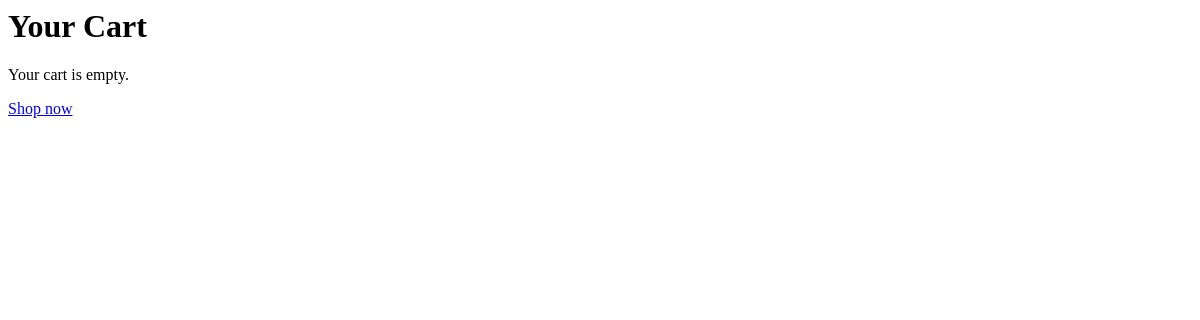
/cart/ (signed in), run on an earlier commit of the app's database.
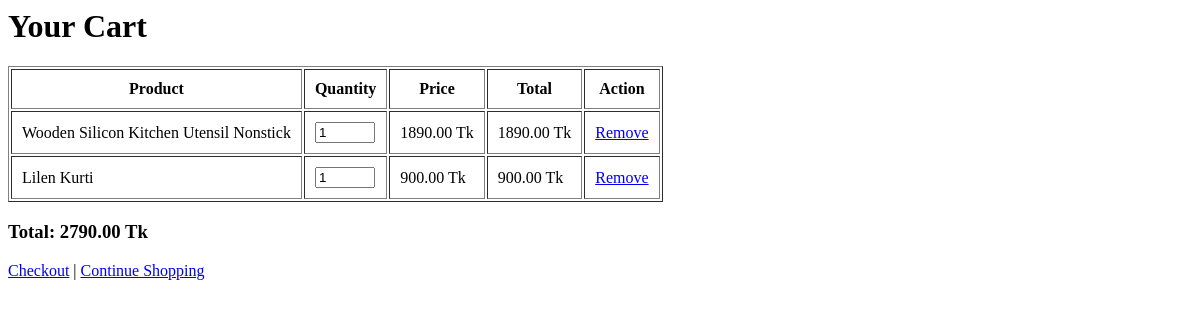
And on a later commit of the database.
### store/models.py (models this page shows, shortened)
class CartItem(models.Model):
    user = models.ForeignKey(User, on_delete=models.CASCADE)
    product = models.ForeignKey(Product, on_delete=models.CASCADE)
    quantity = models.PositiveIntegerField(default=1)
    def total_price(self):
        return self.product.price * self.quantity

class Product(models.Model):
    name = models.CharField(max_length=200)
    price = models.DecimalField(max_digits=10, decimal_places=2)
    category = models.ForeignKey(Category, on_delete=models.CASCADE, related_name='products', null=True, blank=True)
    description = models.TextField(blank=True)
    image = models.ImageField(upload_to='products/', blank=True, null=True)  # ✅ নতুন লাইন

### store/views.py (the view)
# urls.py: path('cart/', views.view_cart, name='view_cart'),
@login_required
def view_cart(request):
    cart_items = CartItem.objects.filter(user=request.user)
    total = sum(item.total_price() for item in cart_items)
    return render(request, 'store/cart.html', {'cart_items': cart_items, 'total': total})

### store/templates/store/cart.html (shortened to what this page needs)
<h1>Your Cart</h1>
{% if cart_items %}
<table border="1" cellpadding="10">
    <tr>
        <th>Product</th>
        <th>Quantity</th>
        <th>Price</th>
        <th>Total</th>
        <th>Action</th>
    </tr>
    {% for item in cart_items %}
    <tr>
        <td>{{ item.product.name }}</td>
        <td>
            <input type="number" class="quantity-input" data-cart-item-id="{{ item.id }}" value="{{ item.quantity }}" min="1" style="width: 60px;">
        </td>
        <td>{{ item.product.price }} Tk</td>
        <td class="item-total">{{ item.total_price }} Tk</td>
        <td>
          <a href="{% url 'remove_from_cart' item.id %}" onclick="return confirm('Are you sure you want to remove this item?');">Remove</a>
        </td>
    </tr>
    {% endfor %}
</table>
<h3 id="cart-total">Total: {{ total }} Tk</h3>
<a href="{% url 'checkout' %}">Checkout</a> | <a href="{% url 'home' %}">Continue Shopping</a>
{% else %}
<p>Your cart is empty.</p>
<a href="{% url 'home' %}">Shop now</a>
{% endif %}

What changed in the data, as far as the page shows it:
added CartItem: product.name "Wooden Silicon Kitchen Utensil Nonstick", id "1", product.price "1890.00", total_price "1890.00"
added CartItem: product.name "Lilen Kurti", quantity "1", product.price "900.00", total_price "900.00"
Also different on the page:
{{ total }}: (not shown) → "2790.00"
text no longer shown: "Your cart is empty. Shop now"
text now shown: "Product Quantity Price Total Action Total: Tk Checkout | Continue Shopping"
